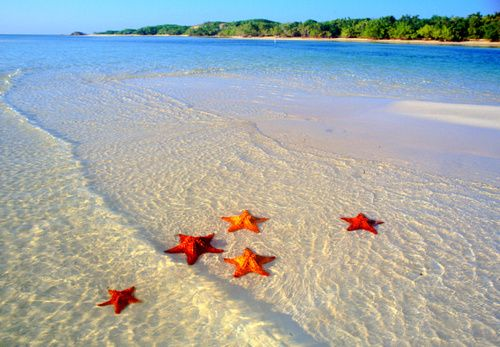
%> input picture acw/notWorking/starfish_5.jpg, 500 x 347 px
$ octave --eval "result = pipeline1('../notWorking/starfish_5.jpg');"   (GNU Octave 9; MATLAB toolbox functions it lacks are replaced by stand-ins)
%> lines starting %> are read from the running program, lines starting %| are printed output that depends on the picture; in (x1, y1, x2, y2) boxes, pixels count from 0 and x2, y2 are one past the last pixel; in counts of white or black regions, pixels touching at a corner belong together; the program's own positions count from 1
### acw/currentstate/LoadImage.m
function OutputImage = LoadImage(url)
%> called with url = '../notWorking/starfish_5.jpg'
    OutputImage = imread(url);
%> OutputImage is the input picture: size 347x500x3 uint8; mean R, G, B 162.5, 170.3, 169.4
    %figure
    %subplot(1,1,1);
    %imshow(OutputImage);
end

### acw/currentstate/ThreeChannelHistorgram.m
function [r,g,b] = ThreeChannelHistorgram(img)
figure
subplot(2,2,1);
imshow(img);
title("Original Image");
subplot(2,2,2);
r = histogram(img(:,:,1)).BinCounts;
histogram(img(:,:,1));
title("Channel One");
subplot(2,2,3);
g = histogram(img(:,:,2)).BinCounts;
histogram(img(:,:,2));
title("Channel Two");
subplot(2,2,4);
b = histogram(img(:,:,3)).BinCounts;
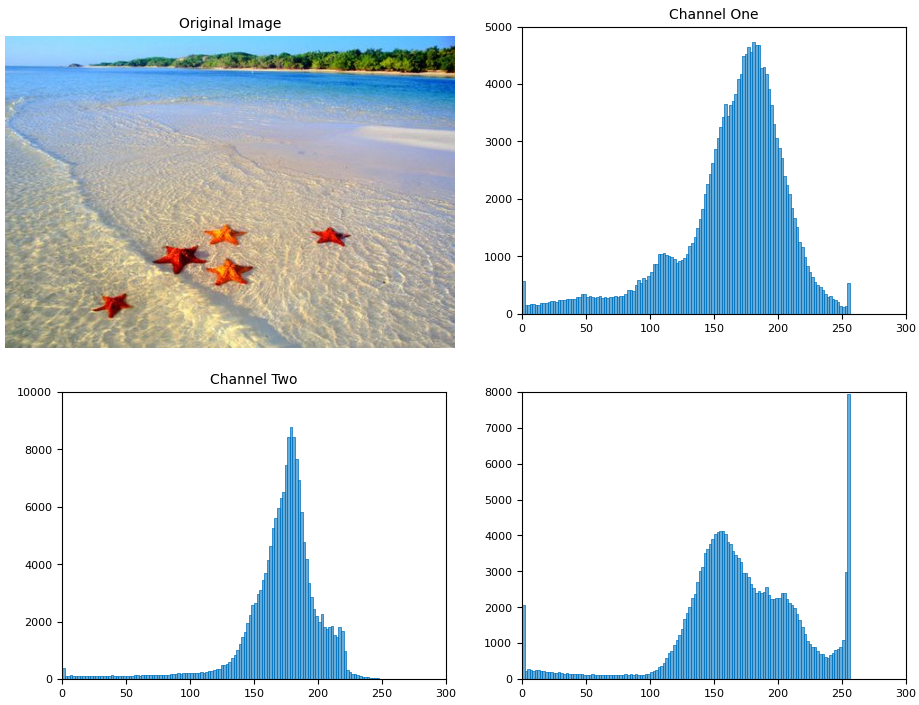
%> figure redrawn from the program's plot data, 4 panels
histogram(img(:,:,3));
title("Channel Three");


end

### acw/currentstate/deSaltImage.m
function out = deSaltImage(inputImage)
OriginalImage = inputImage;
    [r,g,b] = ThreeChannelHistorgram(OriginalImage);
%> r = 128 values, max 4735 at index 91, min 121 at index 126, mean 1355.5; g = 128 values, max 8758 at index 90, min 7 at index 127, mean 1355.5; b = 128 values, max 7927 at index 128, min 101 at index 26, mean 1355.5
red = OriginalImage(:,:,1);
green = OriginalImage(:,:,2);
blue = OriginalImage(:,:,3);
if r(length(r)) > mean(r) || r(1) > mean(r)
    disp("red Channel salt and pepper noise");
    % Add forloop until above condition is fixed?
    red = SingleChannelConvolve(OriginalImage(:,:,1), 1/(4 * 4) * ones(4));
end
if g(length(g)) > mean(g) || g(1) > mean(g)
    disp("Green Channel Salt and Pepper Noise");
    green = SingleChannelConvolve(OriginalImage(:,:,2), 1/(4 * 4) * ones(4));
end
if b(length(b)) > mean(b) || b(1) > mean(b)
    disp("Blue Channel Salt and Pepper Noise")
    blue = SingleChannelConvolve(OriginalImage(:,:,3), 1/(4 * 4) * ones(4));
end
DeSaltedImage = cat(3,red, green, blue);
figure
subplot(1,2,1);
imshow(OriginalImage);
title("Original Image");
subplot(1,2,2);
imshow(DeSaltedImage);
title("DeSalted Image");
out = DeSaltedImage;
end

### acw/currentstate/SingleChannelConvolve.m
function out = SingleChannelConvolve(Channel,Filter)
%Takes in a single image channel, and outputs a mean filter of that channel
figure
subplot(1,2,1);
histogram(Channel);
title("Original Histogram");
out = conv2(Channel, Filter, 'same');
out = uint8(out);
%> out: size 347x500 uint8
%> in pipeline1, `hsvComparitor = rgb2hsv(Comparison);`: hsvComparitor: size 347x500x3 double; mean H, S, V 0.342, 0.268, 0.753
%> in pipeline1, `hsvTest = cat(3, (hsvComparitor(:,:,1)), hsvComparitor(:,:,2) * 4, hsv..`: hsvTest: size 347x500x3 double; mean H, S, V 0.342, 1.07, 0.753
subplot(1,2,2);
histogram(out);
title("Convolved Channel");

end

### acw/currentstate/MeanFilter.m
function OutputImage = MeanFilter(matrixSize, image)
%> called with matrixSize = 2
h = 1/(matrixSize * matrixSize) * ones(matrixSize);

imfiltRed = conv2(image(:,:,1),h, 'same');
imfiltGreen = conv2(image(:,:,2),h, 'same');
imfiltBlue = conv2(image(:,:,3),h, 'same');
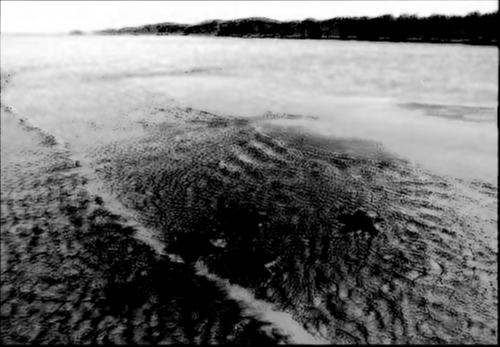
%> imfiltBlue: size 347x500 double; min 0, max 255, mean 116.4
imfiltBlue = uint8(imfiltBlue);
%> imfiltBlue: size 347x500 uint8
imfiltGreen = uint8(imfiltGreen);
%> imfiltGreen: size 347x500 uint8
imfiltRed = uint8(imfiltRed);
%> imfiltRed: size 347x500 uint8
OutputImage = cat(3, imfiltRed, imfiltBlue, imfiltGreen);
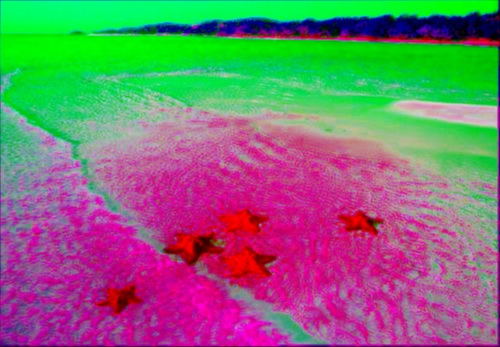
%> OutputImage: size 347x500x3 uint8; mean R, G, B 123.7, 116.5, 114.5
end

### acw/currentstate/unSharpen.m
function out = unSharpen(Image, sharpenLevel, portionOfSharpness)
BluredImage = MeanFilter(sharpenLevel, Image);

unSharpMask = Image;
figure
subplot(1,3,1);
imshow(BluredImage);
title("BluredImage");
subplot(1,3,2);
imshow(unSharpMask);
title("Original");
subplot(1,3,3);
out = unSharpMask + portionOfSharpness*(unSharpMask - BluredImage);
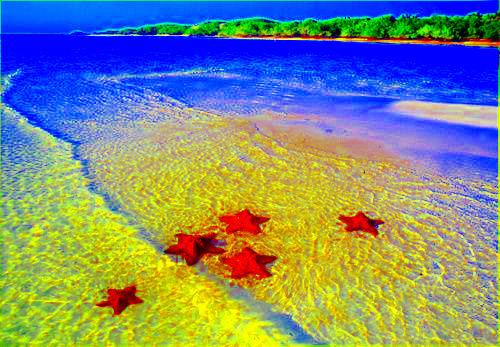
%> out: size 347x500x3 uint8; mean R, G, B 125.6, 138.8, 127.5
imshow(out);
title("UnSharped Image")
end

### acw/currentstate/pipeline1.m
function [mask, original] = pipeline1(FileName)
% figure
%FileName = "./notWorking/starfish_5.jpg"
Comparison = LoadImage(FileName);
Comparison = deSaltImage(Comparison);

hsvComparitor = rgb2hsv(Comparison);

% [8 lines of commented-out code are left out]


hsvTest = cat(3, (hsvComparitor(:,:,1)), hsvComparitor(:,:,2) * 4, hsvComparitor(:,:,3));
hsvTest = hsv2rgb(hsvTest);
hsvTest = uint8(hsvTest * 255);
hsvTest = unSharpen(hsvTest, 2, .5);


% [16 lines of commented-out code are left out]
g = histogram(hsvTest(:,:,2)).BinCounts;
% histogram(hsvTest(:,:,2));
% title("G channel");
% subplot(1,2,2);
b = histogram(hsvTest(:,:,3)).BinCounts;
% histogram(hsvTest(:,:,3));
r = histogram(hsvTest(:,:,1)).BinCounts;
title("B channel");

%% Get channel with least amount of noise
if b(1) > g(1) && b(1) > r(1)
     disp("Taking Blue Channel");
    output = double(hsvTest(:,:,3));
elseif g(1) > b(1) && g(1) > r(1)
     disp("Taking Green Channel");
output = double(hsvTest(:,:,2));
else
    if mean(b) > mean(g)
        disp("Taking Blue Channel");
        output = double(hsvTest(:,:,3)); %- double(hsvTest(:,:,3));
    else
        disp("Taking Green Channel");
        output = double(hsvTest(:,:,2));
    end
end


output = uint8(output * 255);
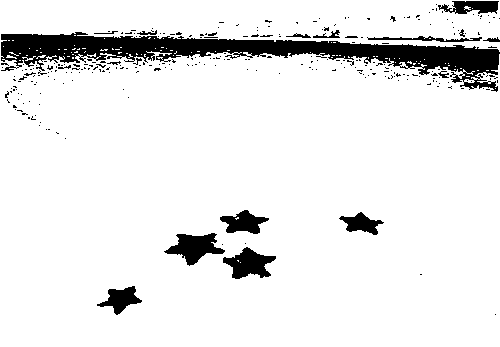
%> output: size 347x500 uint8; 90.8% white; 278 black regions (258 under 20 px), largest, box (x1, y1, x2, y2) and area: (1, 32, 500, 92) 10036, (164, 233, 225, 266) 1004, (223, 247, 276, 279) 933
output = imbinarize(output);

meanTest = output + 1;
mn = round(mean2(meanTest));
%> mn = 2
if mn == 2
    disp("Getting the complement")
    output = imcomplement(output);
end
cross = [0,1,0,1,1,1,0,1,0];

circle = strel('disk', 3);

output = imclose(output, cross);
%> output: size 347x500 logical; 10% white; 202 white regions (185 under 20 px), largest, box (x1, y1, x2, y2) and area: (1, 32, 500, 92) 11550, (164, 233, 225, 266) 1017, (223, 247, 276, 279) 950
output = imerode(output, circle);
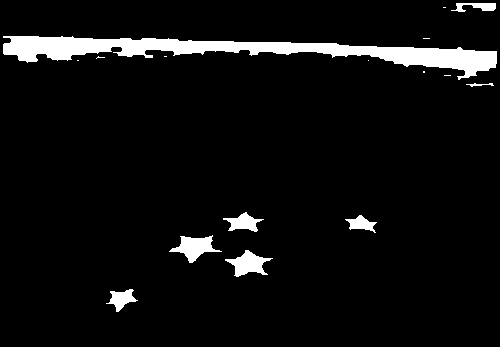
%> output: size 347x500 logical; 5.8% white; 16 white regions (8 under 20 px), largest, box (x1, y1, x2, y2) and area: (3, 36, 497, 80) 7400, (169, 235, 222, 263) 664, (225, 250, 273, 277) 621
%> `result = pipeline1('../notWorking/starfish_5.jpg');`:
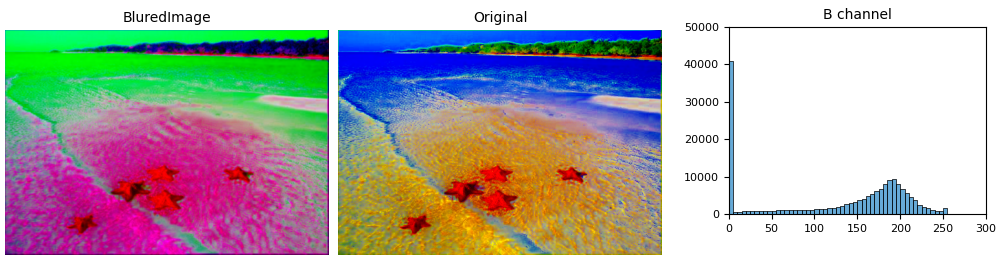
%> figure redrawn from the program's plot data, 3 panels


% [4 lines of commented-out code are left out]
mask = output;
original = Comparison;

%%%%%%%%%%%%%%%%%%%%%%%
%% Edge Detection %%%%%
%%%%%%%%%%%%%%%%%%%%%%%

% [11 lines of commented-out code are left out]
end

$ run again, on acw/notWorking/starfish_17.jpg
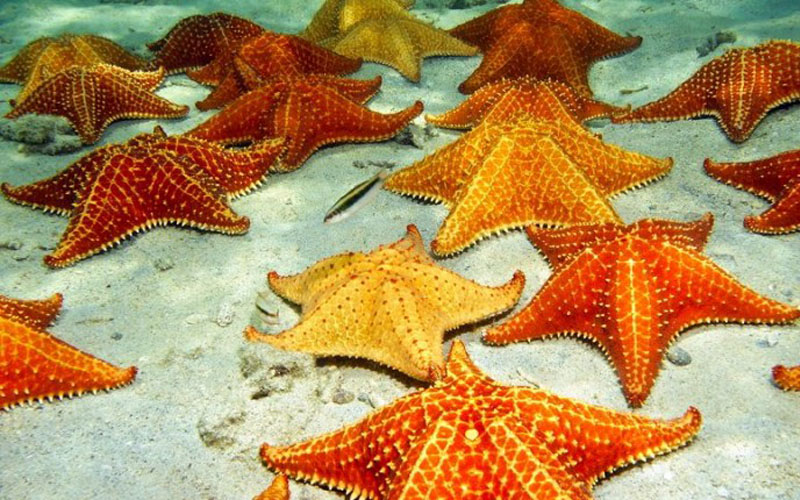
%> input picture acw/notWorking/starfish_17.jpg, 800 x 500 px
%> in LoadImage, OutputImage is the input picture: size 500x800x3 uint8; mean R, G, B 175.1, 139.7, 89.1
%> r = 128 values, max 9668 at index 128, min 13 at index 2, mean 3125; g = 51 values, max 15420 at index 43, min 629 at index 51, mean 7843.1; b = 51 values, max 55177 at index 1, min 46 at index 51, mean 7843.1
%> hsvComparitor: size 500x800x3 double; mean H, S, V 0.187, 0.546, 0.724
%> in pipeline1, `output = uint8(output * 255);`:
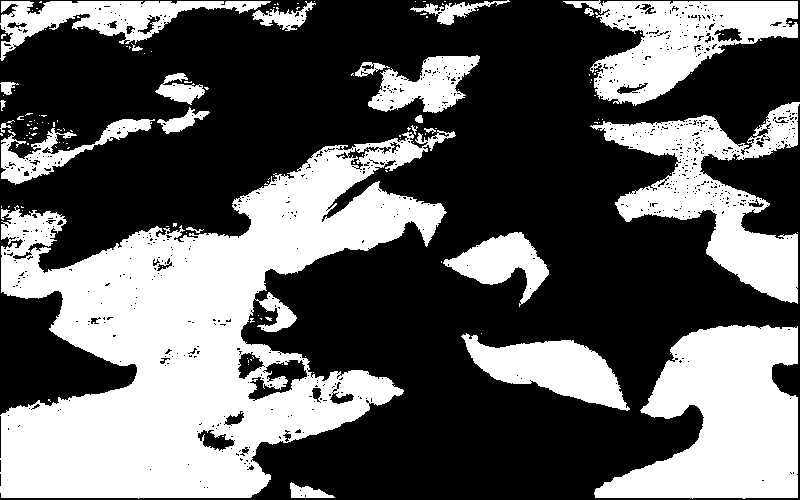
%> output: size 500x800 uint8; 38.7% white; 147 white regions (123 under 20 px), largest, box (x1, y1, x2, y2) and area: (0, 130, 456, 499) 79000, (594, 325, 798, 499) 22519, (590, 102, 800, 304) 15277
%> mn = 1
%> `result = pipeline1('../notWorking/starfish_5.jpg');`:
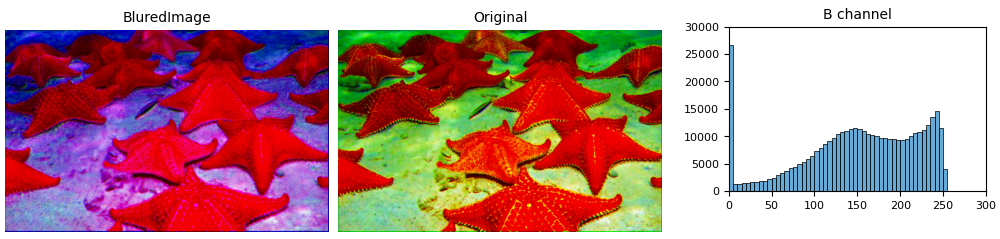
%> figure redrawn from the program's plot data, 3 panels

$ run again, on acw/notWorking/shellfish_four.jpg
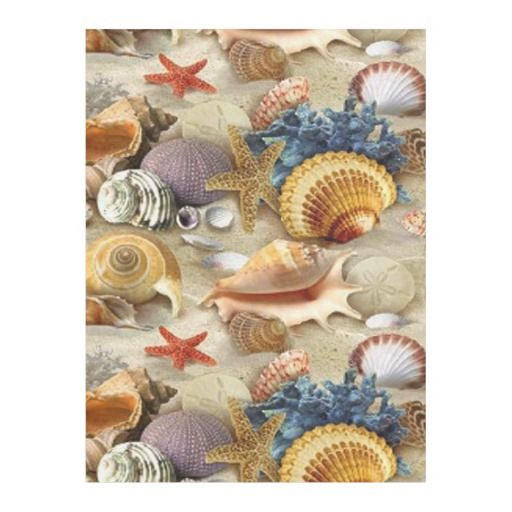
%> input picture acw/notWorking/shellfish_four.jpg, 512 x 512 px
%> in LoadImage, OutputImage is the input picture: size 512x512x3 uint8; mean R, G, B 210.5, 198.6, 183.5
%> r = 106 values, max 103231 at index 106, min 1 at index 1, mean 2473.1; g = 107 values, max 102684 at index 107, min 3 at index 1, mean 2449.9; b = 49 values, max 104110 at index 49, min 1 at index 1, mean 5349.9
%> hsvComparitor: size 512x512x3 double; mean H, S, V 0.113, 0.162, 0.826
%> meanTest: size 512x512 double; values 1 (black) and 2 (white), 73.3% white; 40 black regions (14 under 20 px), largest, box (x1, y1, x2, y2) and area: (85, 95, 424, 355) 38357, (205, 396, 424, 482) 10744, (85, 367, 177, 481) 4984
%> mn = 2
%> `result = pipeline1('../notWorking/starfish_5.jpg');`:
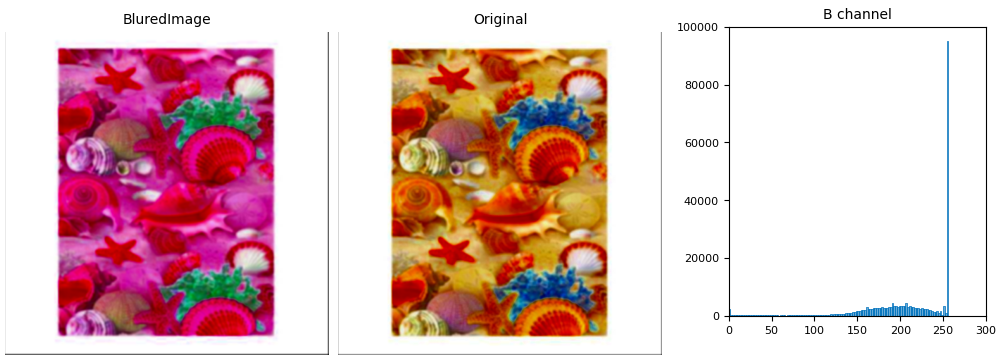
%> figure redrawn from the program's plot data, 3 panels
